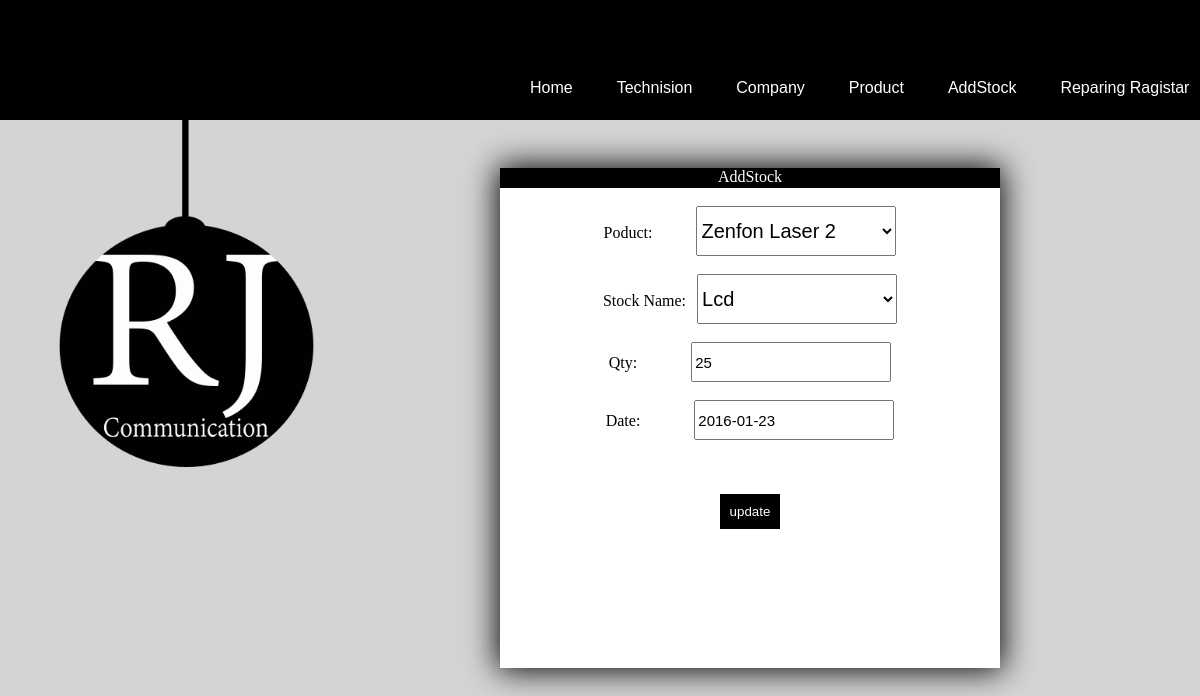
The app's page /addstock.php?stockid=21&res=update (signed in) with its own data.
### tables this page shows
CREATE TABLE `stock` (
  `stockid` int(20) NOT NULL,
  `proid` int(20) NOT NULL,
  `stocknm` varchar(50) NOT NULL,
  `qty` int(50) NOT NULL,
  `date` varchar(50) NOT NULL
);

CREATE TABLE `product` (
  `proid` int(20) NOT NULL,
  `comid` int(20) NOT NULL,
  `proname` varchar(50) NOT NULL
);

### addstock.php (the view, shortened to what this page needs)
<html>
<head>
	<link rel="stylesheet" href="css/allpage.css">
	<link rel="stylesheet" href="css/technision.css">
</head>
<body>
<div id="main">
	<div id="header">
			<form method="post" action="logout.php">
			</form>
		<div id="menu" style="margin:20px 0px 0px 500px;">
			<a href="home.php"><li id="home" class="menu" >Home</li></a>
			<a href="technision.php"><li id="tech" class="menu">Technision</li></a>
			<a href="company.php"><li id="com" class="menu">Company</li></a>
			<a href="product.php"><li id="product" class="menu">Product</li></a>
			<a href="addstock.php"><li id="addstock" class="menu">AddStock</li></a>
				<a href="ragister.php"><li id="repragister" class="menu">Reparing Ragistar</li></a>
		</div>
		<img src="image/logo2.gif" height="350px" width="350px" >
	</div>
	<br>
	<div id="techni" style="margin:150px 0px 0px 500px;overflow:scroll;height:500px;" >
			<div id="techniheader">AddStock</div>
					<?php
					if(@$_GET['res']=="update")
					{
					?>
					<form method="post" action="addstock.php">
					<center>
					<br>
					<label for="proname">Poduct:</label>
					<select id ="proname" name="proname" style="width:200px;height:50px;font-size:20px;margin-left:40px;">
							<?php
							$stockid=$_GET['stockid'];
							$qry1=mysql_query("select * from product");
							$co=mysql_num_rows($qry1);
							$qry2=mysql_query("select * from stock where stockid='$stockid'");
							$t1=mysql_fetch_array($qry2);
							if($co>=1)
							{
								while($t=mysql_fetch_array($qry1))
								{
							?>
							<option name="proname" value="<?php echo $t['proid']; ?>"<?php if($t1['proid']==$t['proid']){ echo "selected";}?>><?php echo $t['proname']; ?></option>
								<?php
								}
								?>
							<?php
							}
							?>
							</select><br><br>
							<label for="stockname">Stock Name:</label>
					<select id ="stockname" name="stockname" style="width:200px;height:50px;font-size:20px;margin-left:7px;">
						<option name="stockname" value="lcd" <?php if($t1['stocknm']=="lcd"){echo "selected";}?> >Lcd</option>
					</select><br><br>
							<label for="Qty">Qty:</label>
							<input type="text" min="1"  value="<?php echo $t1['qty'];?> " id="Qty" name="qty" placeholder="Enter Stock Qty:" style="height:40px;width:200px;margin-left:50px;font-size:15px;" ><br>
							<br>
							<label for="Date">Date:</label>
							<input type="text"  value="<?php echo $t1['date']; ?>" id="Date" name="date" style="height:40px;width:200px;margin-left:50px;font-size:15px;" ><br>
							<br><br>
							<input type="hidden"  value="<?php echo $t1['stockid']; ?>" id="stockid" name="stockid" style="height:40px;width:200px;margin-left:50px;font-size:15px;" ><br>
							<input type="submit" name="submit" style="background:black;padding:10px;color:white;border:none;" value="update">
							<br><br>
					</form>
					<?php
					}
					?>
	</div>
</div>
</body>
</html>

### css/allpage.css (style rules this page uses)
body { margin:0px; padding:0px; background:#D4D4D4; font-family:Times New Roman }
#header { height:100px; width:100%; padding:10px; background:black; position:fixed; }
.menu { color:white; display:inline-block; margin:10px; padding:10px; font-family:Arial; }

### css/technision.css (style rules this page uses)
#techni { box-shadow:0px 0px 30px 2px; width:500px; background:white; position:relative; }
#techniheader { text-align:center; color:white; height:20px; background:black; }

### records on screen
stock: proname "Zenfon Laser 2", stockname "Lcd", qty "25", date "2016-01-23"
